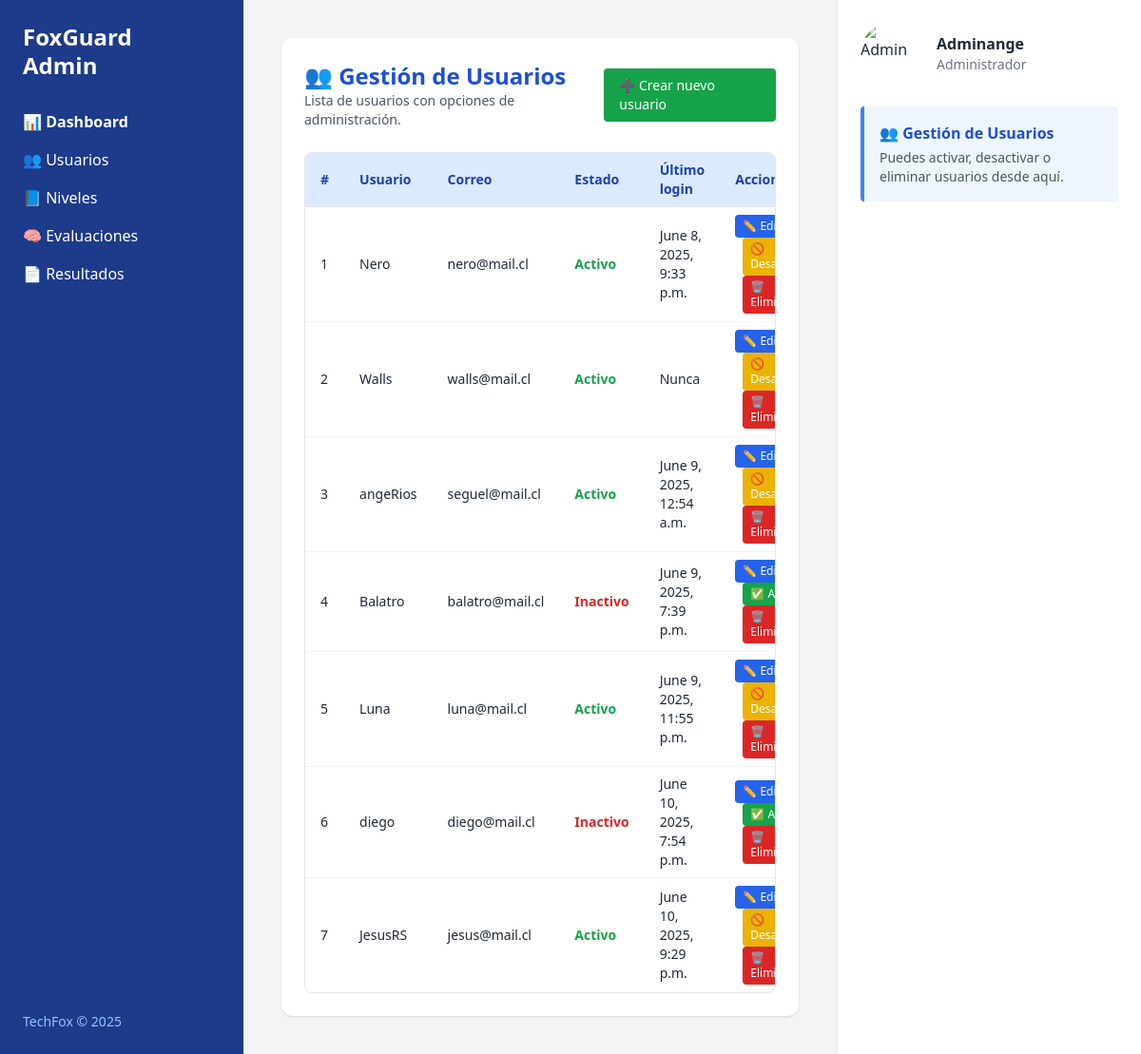
Page /admin-panel/users/ (signed in) on the committed database.
### core/models.py (models this page shows, shortened)
class Usuario(AbstractUser):
    is_admin = models.BooleanField(default=False)

### core/views.py (the view)
# urls.py: path('admin-panel/users/', views.admin_users_list, name='admin_users'),
@login_required
@user_passes_test(es_admin)
def admin_users_list(request):
    usuarios = Usuario.objects.filter(is_admin=False)
    return render(request, 'core/admin/user.html', {'usuarios': usuarios})

### core/views.py (called while the page is built)
def es_admin(user):
    return user.is_authenticated and user.is_admin

### core/templates/core/admin/user.html (shortened to what this page needs)
{% load static %}
<!DOCTYPE html>
<html lang="es">
<head>
  <script src="https://cdn.tailwindcss.com"></script>
</head>
<body class="bg-gray-100 text-gray-800">
<div class="flex h-screen overflow-hidden">
  <aside class="w-64 bg-blue-900 text-white flex flex-col justify-between">
    <div class="p-6">
      <h1 class="text-2xl font-bold mb-8 leading-tight">FoxGuard<br>Admin</h1>
        <nav class="space-y-4 text-base">
          <a href="{% url 'admin_panel' %}" class="block text-white font-semibold">📊 Dashboard</a>
          <a href="{% url 'admin_users' %}" class="block hover:text-blue-200">👥 Usuarios</a>
          <a href="{% url 'admin_levels' %}" class="block hover:text-blue-200">📘 Niveles</a>
          <a href="#" class="block hover:text-blue-200">🧠 Evaluaciones</a>
          <a href="{% url 'admin_evaluation_results' %}" class="block hover:text-blue-200">📄 Resultados</a>
        </nav>
    </div>
    <footer class="p-6 text-sm text-blue-300">
      TechFox © 2025
    </footer>
  </aside>
  <main class="flex-1 p-10 overflow-auto space-y-6">
    <section class="bg-white rounded-xl shadow p-6">
      <div class="flex justify-between items-center mb-6">
        <div>
          <h2 class="text-2xl font-semibold text-blue-700">👥 Gestión de Usuarios</h2>
          <p class="text-gray-600 text-sm">Lista de usuarios con opciones de administración.</p>
        </div>
        <a href="{% url 'admin_user_create' %}" class="inline-block bg-green-600 text-white px-4 py-2 rounded hover:bg-green-700 text-sm font-medium">
          ➕ Crear nuevo usuario
        </a>
      </div>
      <div class="overflow-auto border border-gray-200 rounded-lg">
        <table class="w-full divide-y divide-gray-200 text-sm">
          <thead class="bg-blue-100 text-blue-800">
            <tr>
              <th class="px-4 py-2 text-left">#</th>
              <th class="px-4 py-2 text-left">Usuario</th>
              <th class="px-4 py-2 text-left">Correo</th>
              <th class="px-4 py-2 text-left">Estado</th>
              <th class="px-4 py-2 text-left">Último login</th>
              <th class="px-4 py-2 text-left">Acciones</th>
            </tr>
          </thead>
          <tbody class="divide-y divide-gray-100">
            {% for u in usuarios %}
            <tr>
              <td class="px-4 py-2">{{ forloop.counter }}</td>
              <td class="px-4 py-2 font-medium">{{ u.username }}</td>
              <td class="px-4 py-2">{{ u.email }}</td>
              <td class="px-4 py-2">
                {% if u.is_active %}
                  <span class="text-green-600 font-semibold">Activo</span>
                {% else %}
                  <span class="text-red-600 font-semibold">Inactivo</span>
                {% endif %}
              </td>
              <td class="px-4 py-2">{{ u.last_login|default:"Nunca" }}</td>
              <td class="px-4 py-2 space-x-2">
                <a href="{% url 'admin_user_edit' u.id %}" class="inline-block px-2 py-1 text-xs bg-blue-600 text-white rounded hover:bg-blue-700">✏️ Editar</a>
                {% if u.is_active %}
                  <a href="{% url 'admin_user_toggle' u.id %}" class="inline-block px-2 py-1 text-xs bg-yellow-500 text-white rounded hover:bg-yellow-600">🚫 Desactivar</a>
                {% else %}
                  <a href="{% url 'admin_user_toggle' u.id %}" class="inline-block px-2 py-1 text-xs bg-green-600 text-white rounded hover:bg-green-700">✅ Activar</a>
                {% endif %}
                <a href="{% url 'admin_user_delete' u.id %}" class="inline-block px-2 py-1 text-xs bg-red-600 text-white rounded hover:bg-red-700" onclick="return confirm('¿Estás seguro de eliminar este usuario?')">🗑️ Eliminar</a>
              </td>
            </tr>
            {% empty %}
            <tr>
              <td colspan="6" class="text-center py-6 text-gray-400">No hay usuarios registrados.</td>
            </tr>
            {% endfor %}
          </tbody>
        </table>
      </div>
    </section>
  </main>
  <aside class="w-80 bg-white border-l border-gray-200 p-6 flex flex-col gap-6">
    <div class="flex items-center gap-4">
      <img src="https://source.unsplash.com/100x100/?admin,tech" alt="Admin" class="w-16 h-16 rounded-full object-cover">
      <div>
        <p class="font-semibold">{{ request.user.username }}</p>
        <p class="text-sm text-gray-500">Administrador</p>
      </div>
    </div>
    <div class="bg-blue-50 p-4 border-l-4 border-blue-500 rounded">
      <h5 class="font-semibold text-blue-700">👥 Gestión de Usuarios</h5>
      <p class="text-sm text-gray-600 mt-1">Puedes activar, desactivar o eliminar usuarios desde aquí.</p>
    </div>
  </aside>
</div>
</body>
</html>

### rows in the picture
Usuario: username "Nero", email "nero@mail.cl", is_active "Activo", last_login "June 8, 2025, 9:33 p.m."
Usuario: username "Walls", email "walls@mail.cl", is_active "Activo", last_login "Nunca"
Usuario: username "angeRios", email "seguel@mail.cl", is_active "Activo", last_login "June 9, 2025, 12:54 a.m."
Usuario: username "Balatro", email "balatro@mail.cl", is_active "Inactivo", last_login "June 9, 2025, 7:39 p.m."
Usuario: username "Luna", email "luna@mail.cl", is_active "Activo", last_login "June 9, 2025, 11:55 p.m."
Usuario: username "diego", email "diego@mail.cl", is_active "Inactivo", last_login "June 10, 2025, 7:54 p.m."
Usuario: username "JesusRS", email "jesus@mail.cl", is_active "Activo", last_login "June 10, 2025, 9:29 p.m."
Usuario: user.username "Adminange"
